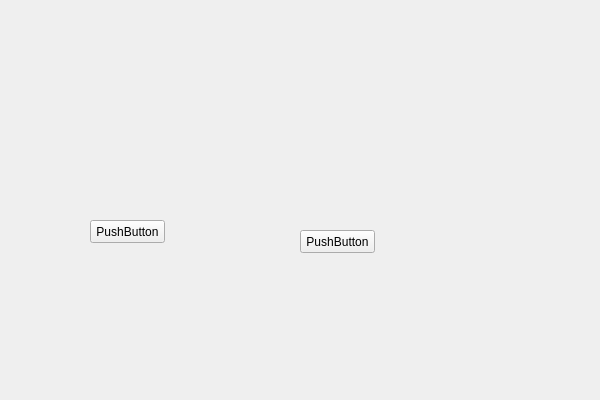
<?xml version="1.0" encoding="UTF-8"?>
<ui version="4.0">
 <class>ModelSliceClass</class>
 <widget class="QWidget" name="ModelSliceClass">
  <property name="geometry">
   <rect>
    <x>0</x>
    <y>0</y>
    <width>600</width>
    <height>400</height>
   </rect>
  </property>
  <property name="windowTitle">
   <string>ModelSlice</string>
  </property>
  <widget class="QPushButton" name="pushButton">
   <property name="geometry">
    <rect>
     <x>90</x>
     <y>220</y>
     <width>75</width>
     <height>23</height>
    </rect>
   </property>
   <property name="text">
    <string>PushButton</string>
   </property>
  </widget>
  <widget class="QPushButton" name="pushButton_2">
   <property name="geometry">
    <rect>
     <x>300</x>
     <y>230</y>
     <width>75</width>
     <height>23</height>
    </rect>
   </property>
   <property name="text">
    <string>PushButton</string>
   </property>
  </widget>
 </widget>
 <layoutdefault spacing="6" margin="11"/>
 <resources/>
 <connections/>
</ui>
